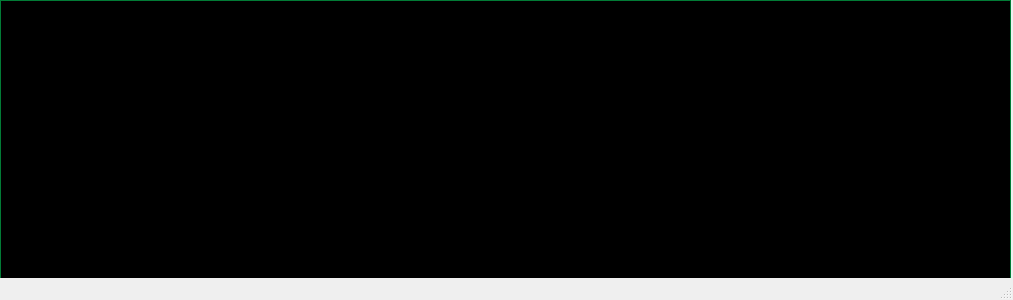
<?xml version="1.0" encoding="UTF-8"?>
<ui version="4.0">
 <class>YerothVenteListStocksWindow</class>
 <widget class="QMainWindow" name="YerothVenteListStocksWindow">
  <property name="windowModality">
   <enum>Qt::WindowModal</enum>
  </property>
  <property name="geometry">
   <rect>
    <x>0</x>
    <y>0</y>
    <width>1013</width>
    <height>300</height>
   </rect>
  </property>
  <property name="windowTitle">
   <string>Yeroth-erp-3.0 - fiche des stocks - vendre</string>
  </property>
  <widget class="QWidget" name="centralwidget">
   <widget class="YerothERPStocksTableView" name="tableView_list_stocks">
    <property name="geometry">
     <rect>
      <x>0</x>
      <y>0</y>
      <width>1011</width>
      <height>299</height>
     </rect>
    </property>
    <property name="palette">
     <palette>
      <active>
       <colorrole role="WindowText">
        <brush brushstyle="SolidPattern">
         <color alpha="255">
          <red>0</red>
          <green>0</green>
          <blue>0</blue>
         </color>
        </brush>
       </colorrole>
       <colorrole role="Button">
        <brush brushstyle="SolidPattern">
         <color alpha="255">
          <red>2</red>
          <green>160</green>
          <blue>70</blue>
         </color>
        </brush>
       </colorrole>
       <colorrole role="Light">
        <brush brushstyle="SolidPattern">
         <color alpha="255">
          <red>3</red>
          <green>240</green>
          <blue>105</blue>
         </color>
        </brush>
       </colorrole>
       <colorrole role="Midlight">
        <brush brushstyle="SolidPattern">
         <color alpha="255">
          <red>2</red>
          <green>200</green>
          <blue>87</blue>
         </color>
        </brush>
       </colorrole>
       <colorrole role="Dark">
        <brush brushstyle="SolidPattern">
         <color alpha="255">
          <red>1</red>
          <green>80</green>
          <blue>35</blue>
         </color>
        </brush>
       </colorrole>
       <colorrole role="Mid">
        <brush brushstyle="SolidPattern">
         <color alpha="255">
          <red>1</red>
          <green>107</green>
          <blue>46</blue>
         </color>
        </brush>
       </colorrole>
       <colorrole role="Text">
        <brush brushstyle="SolidPattern">
         <color alpha="255">
          <red>0</red>
          <green>0</green>
          <blue>0</blue>
         </color>
        </brush>
       </colorrole>
       <colorrole role="BrightText">
        <brush brushstyle="SolidPattern">
         <color alpha="255">
          <red>255</red>
          <green>255</green>
          <blue>255</blue>
         </color>
        </brush>
       </colorrole>
       <colorrole role="ButtonText">
        <brush brushstyle="SolidPattern">
         <color alpha="255">
          <red>0</red>
          <green>0</green>
          <blue>0</blue>
         </color>
        </brush>
       </colorrole>
       <colorrole role="Base">
        <brush brushstyle="SolidPattern">
         <color alpha="255">
          <red>0</red>
          <green>0</green>
          <blue>0</blue>
         </color>
        </brush>
       </colorrole>
       <colorrole role="Window">
        <brush brushstyle="SolidPattern">
         <color alpha="255">
          <red>2</red>
          <green>160</green>
          <blue>70</blue>
         </color>
        </brush>
       </colorrole>
       <colorrole role="Shadow">
        <brush brushstyle="SolidPattern">
         <color alpha="255">
          <red>0</red>
          <green>0</green>
          <blue>0</blue>
         </color>
        </brush>
       </colorrole>
       <colorrole role="HighlightedText">
        <brush brushstyle="SolidPattern">
         <color alpha="255">
          <red>2</red>
          <green>160</green>
          <blue>70</blue>
         </color>
        </brush>
       </colorrole>
       <colorrole role="AlternateBase">
        <brush brushstyle="SolidPattern">
         <color alpha="255">
          <red>128</red>
          <green>207</green>
          <blue>162</blue>
         </color>
        </brush>
       </colorrole>
       <colorrole role="ToolTipBase">
        <brush brushstyle="SolidPattern">
         <color alpha="255">
          <red>255</red>
          <green>255</green>
          <blue>220</blue>
         </color>
        </brush>
       </colorrole>
       <colorrole role="ToolTipText">
        <brush brushstyle="SolidPattern">
         <color alpha="255">
          <red>0</red>
          <green>0</green>
          <blue>0</blue>
         </color>
        </brush>
       </colorrole>
      </active>
      <inactive>
       <colorrole role="WindowText">
        <brush brushstyle="SolidPattern">
         <color alpha="255">
          <red>0</red>
          <green>0</green>
          <blue>0</blue>
         </color>
        </brush>
       </colorrole>
       <colorrole role="Button">
        <brush brushstyle="SolidPattern">
         <color alpha="255">
          <red>2</red>
          <green>160</green>
          <blue>70</blue>
         </color>
        </brush>
       </colorrole>
       <colorrole role="Light">
        <brush brushstyle="SolidPattern">
         <color alpha="255">
          <red>3</red>
          <green>240</green>
          <blue>105</blue>
         </color>
        </brush>
       </colorrole>
       <colorrole role="Midlight">
        <brush brushstyle="SolidPattern">
         <color alpha="255">
          <red>2</red>
          <green>200</green>
          <blue>87</blue>
         </color>
        </brush>
       </colorrole>
       <colorrole role="Dark">
        <brush brushstyle="SolidPattern">
         <color alpha="255">
          <red>1</red>
          <green>80</green>
          <blue>35</blue>
         </color>
        </brush>
       </colorrole>
       <colorrole role="Mid">
        <brush brushstyle="SolidPattern">
         <color alpha="255">
          <red>1</red>
          <green>107</green>
          <blue>46</blue>
         </color>
        </brush>
       </colorrole>
       <colorrole role="Text">
        <brush brushstyle="SolidPattern">
         <color alpha="255">
          <red>0</red>
          <green>0</green>
          <blue>0</blue>
         </color>
        </brush>
       </colorrole>
       <colorrole role="BrightText">
        <brush brushstyle="SolidPattern">
         <color alpha="255">
          <red>255</red>
          <green>255</green>
          <blue>255</blue>
         </color>
        </brush>
       </colorrole>
       <colorrole role="ButtonText">
        <brush brushstyle="SolidPattern">
         <color alpha="255">
          <red>0</red>
          <green>0</green>
          <blue>0</blue>
         </color>
        </brush>
       </colorrole>
       <colorrole role="Base">
        <brush brushstyle="SolidPattern">
         <color alpha="255">
          <red>0</red>
          <green>0</green>
          <blue>0</blue>
         </color>
        </brush>
       </colorrole>
       <colorrole role="Window">
        <brush brushstyle="SolidPattern">
         <color alpha="255">
          <red>2</red>
          <green>160</green>
          <blue>70</blue>
         </color>
        </brush>
       </colorrole>
       <colorrole role="Shadow">
        <brush brushstyle="SolidPattern">
         <color alpha="255">
          <red>0</red>
          <green>0</green>
          <blue>0</blue>
         </color>
        </brush>
       </colorrole>
       <colorrole role="HighlightedText">
        <brush brushstyle="SolidPattern">
         <color alpha="255">
          <red>2</red>
          <green>160</green>
          <blue>70</blue>
         </color>
        </brush>
       </colorrole>
       <colorrole role="AlternateBase">
        <brush brushstyle="SolidPattern">
         <color alpha="255">
          <red>128</red>
          <green>207</green>
          <blue>162</blue>
         </color>
        </brush>
       </colorrole>
       <colorrole role="ToolTipBase">
        <brush brushstyle="SolidPattern">
         <color alpha="255">
          <red>255</red>
          <green>255</green>
          <blue>220</blue>
         </color>
        </brush>
       </colorrole>
       <colorrole role="ToolTipText">
        <brush brushstyle="SolidPattern">
         <color alpha="255">
          <red>0</red>
          <green>0</green>
          <blue>0</blue>
         </color>
        </brush>
       </colorrole>
      </inactive>
      <disabled>
       <colorrole role="WindowText">
        <brush brushstyle="SolidPattern">
         <color alpha="255">
          <red>1</red>
          <green>80</green>
          <blue>35</blue>
         </color>
        </brush>
       </colorrole>
       <colorrole role="Button">
        <brush brushstyle="SolidPattern">
         <color alpha="255">
          <red>2</red>
          <green>160</green>
          <blue>70</blue>
         </color>
        </brush>
       </colorrole>
       <colorrole role="Light">
        <brush brushstyle="SolidPattern">
         <color alpha="255">
          <red>3</red>
          <green>240</green>
          <blue>105</blue>
         </color>
        </brush>
       </colorrole>
       <colorrole role="Midlight">
        <brush brushstyle="SolidPattern">
         <color alpha="255">
          <red>2</red>
          <green>200</green>
          <blue>87</blue>
         </color>
        </brush>
       </colorrole>
       <colorrole role="Dark">
        <brush brushstyle="SolidPattern">
         <color alpha="255">
          <red>1</red>
          <green>80</green>
          <blue>35</blue>
         </color>
        </brush>
       </colorrole>
       <colorrole role="Mid">
        <brush brushstyle="SolidPattern">
         <color alpha="255">
          <red>1</red>
          <green>107</green>
          <blue>46</blue>
         </color>
        </brush>
       </colorrole>
       <colorrole role="Text">
        <brush brushstyle="SolidPattern">
         <color alpha="255">
          <red>1</red>
          <green>80</green>
          <blue>35</blue>
         </color>
        </brush>
       </colorrole>
       <colorrole role="BrightText">
        <brush brushstyle="SolidPattern">
         <color alpha="255">
          <red>255</red>
          <green>255</green>
          <blue>255</blue>
         </color>
        </brush>
       </colorrole>
       <colorrole role="ButtonText">
        <brush brushstyle="SolidPattern">
         <color alpha="255">
          <red>1</red>
          <green>80</green>
          <blue>35</blue>
         </color>
        </brush>
       </colorrole>
       <colorrole role="Base">
        <brush brushstyle="SolidPattern">
         <color alpha="255">
          <red>2</red>
          <green>160</green>
          <blue>70</blue>
         </color>
        </brush>
       </colorrole>
       <colorrole role="Window">
        <brush brushstyle="SolidPattern">
         <color alpha="255">
          <red>2</red>
          <green>160</green>
          <blue>70</blue>
         </color>
        </brush>
       </colorrole>
       <colorrole role="Shadow">
        <brush brushstyle="SolidPattern">
         <color alpha="255">
          <red>0</red>
          <green>0</green>
          <blue>0</blue>
         </color>
        </brush>
       </colorrole>
       <colorrole role="HighlightedText">
        <brush brushstyle="SolidPattern">
         <color alpha="255">
          <red>2</red>
          <green>160</green>
          <blue>70</blue>
         </color>
        </brush>
       </colorrole>
       <colorrole role="AlternateBase">
        <brush brushstyle="SolidPattern">
         <color alpha="255">
          <red>2</red>
          <green>160</green>
          <blue>70</blue>
         </color>
        </brush>
       </colorrole>
       <colorrole role="ToolTipBase">
        <brush brushstyle="SolidPattern">
         <color alpha="255">
          <red>255</red>
          <green>255</green>
          <blue>220</blue>
         </color>
        </brush>
       </colorrole>
       <colorrole role="ToolTipText">
        <brush brushstyle="SolidPattern">
         <color alpha="255">
          <red>0</red>
          <green>0</green>
          <blue>0</blue>
         </color>
        </brush>
       </colorrole>
      </disabled>
     </palette>
    </property>
    <property name="font">
     <font>
      <pointsize>10</pointsize>
     </font>
    </property>
    <property name="sortingEnabled">
     <bool>true</bool>
    </property>
   </widget>
  </widget>
  <widget class="QMenuBar" name="menubar">
   <property name="geometry">
    <rect>
     <x>0</x>
     <y>0</y>
     <width>1013</width>
     <height>25</height>
    </rect>
   </property>
  </widget>
  <widget class="QStatusBar" name="statusbar"/>
  <action name="actionAjouter_article_liste">
   <property name="text">
    <string>Ajouter un article a la liste </string>
   </property>
   <property name="toolTip">
    <string>Ajouter un article a la liste </string>
   </property>
  </action>
 </widget>
 <customwidgets>
  <customwidget>
   <class>YerothERPStocksTableView</class>
   <extends>QTableView</extends>
   <header>src/widgets/table-view/yeroth-erp-stocks-table-view.hpp</header>
  </customwidget>
 </customwidgets>
 <resources/>
 <connections/>
</ui>
